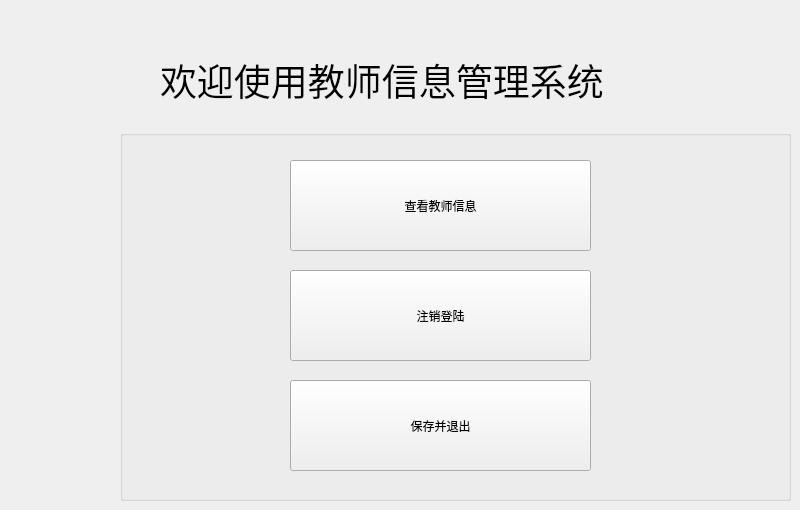
      <widget class="QWidget" name="menupage">
       <widget class="QLabel" name="label">
        <property name="geometry">
         <rect>
          <x>160</x>
          <y>30</y>
          <width>591</width>
          <height>101</height>
         </rect>
        </property>
        <property name="text">
         <string>&lt;html&gt;&lt;head/&gt;&lt;body&gt;&lt;p&gt;&lt;span style=&quot; font-size:28pt;&quot;&gt;欢迎使用教师信息管理系统&lt;/span&gt;&lt;/p&gt;&lt;/body&gt;&lt;/html&gt;</string>
        </property>
       </widget>
       <widget class="QGroupBox" name="groupBox_3">
        <property name="geometry">
         <rect>
          <x>120</x>
          <y>130</y>
          <width>671</width>
          <height>371</height>
         </rect>
        </property>
        <property name="styleSheet">
         <string notr="true">#stackedWidget{background-image: url(:/bk.png);}</string>
        </property>
        <property name="title">
         <string/>
        </property>
        <widget class="QPushButton" name="re_logbtn">
         <property name="geometry">
          <rect>
           <x>170</x>
           <y>140</y>
           <width>301</width>
           <height>91</height>
          </rect>
         </property>
         <property name="text">
          <string>注销登陆</string>
         </property>
        </widget>
        <widget class="QPushButton" name="lookbtn">
         <property name="geometry">
          <rect>
           <x>170</x>
           <y>30</y>
           <width>301</width>
           <height>91</height>
          </rect>
         </property>
         <property name="text">
          <string>查看教师信息</string>
         </property>
        </widget>
        <widget class="QPushButton" name="quitbtn">
         <property name="geometry">
          <rect>
           <x>170</x>
           <y>250</y>
           <width>301</width>
           <height>91</height>
          </rect>
         </property>
         <property name="text">
          <string>保存并退出</string>
         </property>
        </widget>
       </widget>
      </widget>
